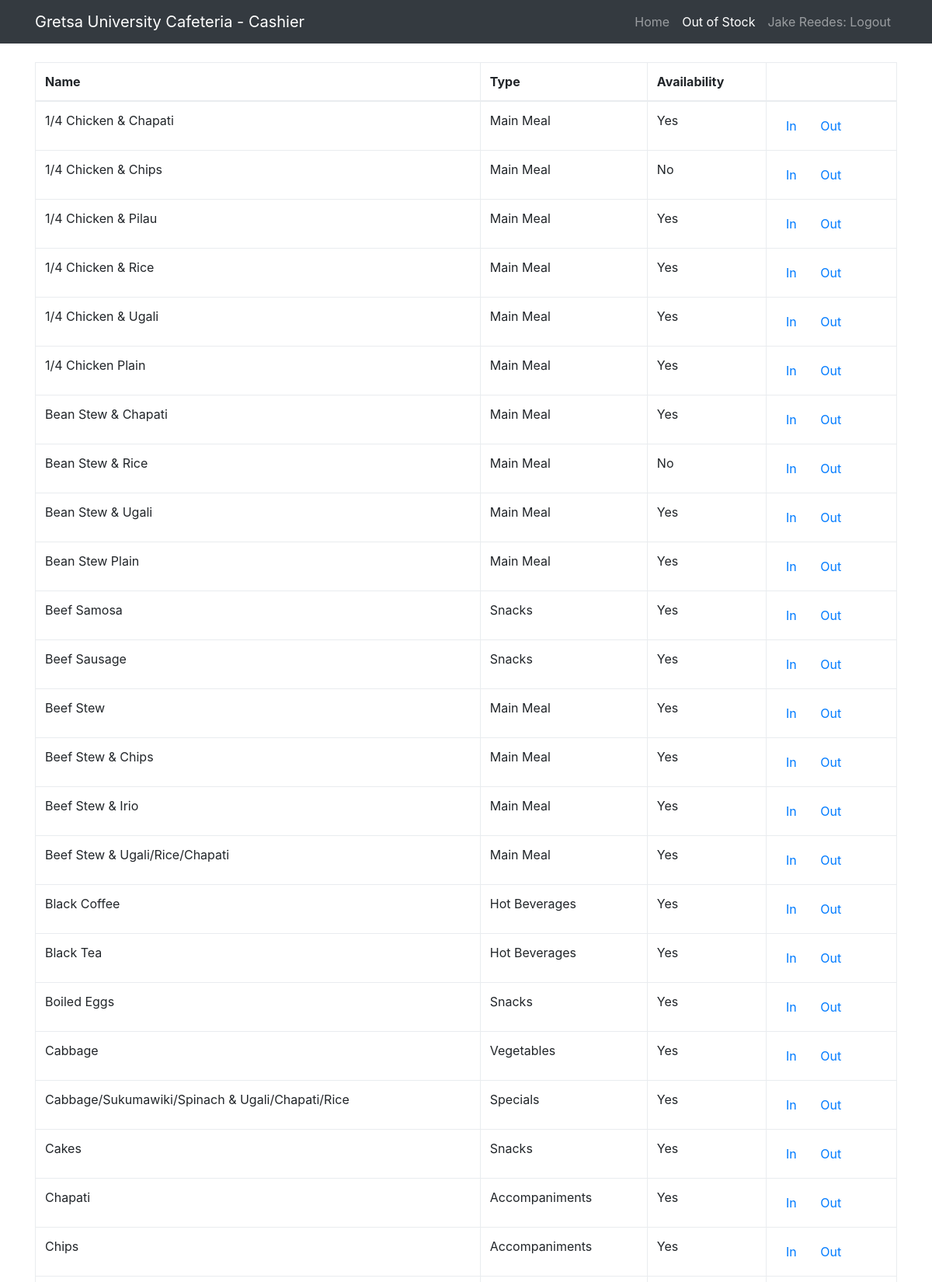
/cashier/oorder.php (signed in, upper part), run on the app's committed database.
### tables this page shows
CREATE TABLE IF NOT EXISTS `staff` (
  `id` int(11) NOT NULL AUTO_INCREMENT,
  `name` varchar(50) DEFAULT NULL,
  `type` varchar(50) DEFAULT NULL,
  `password` varchar(50) DEFAULT NULL,
  PRIMARY KEY (`id`)
);

CREATE TABLE IF NOT EXISTS `food` (
  `id` int(11) NOT NULL AUTO_INCREMENT,
  `name` varchar(50) DEFAULT NULL,
  `type` varchar(50) DEFAULT NULL,
  `price` double DEFAULT NULL,
  `available` varchar(50) DEFAULT 'Yes',
  PRIMARY KEY (`id`)
);

### cashier/oorder.php (the view, shortened to what this page needs)
<?php
require_once '../core.php';
$id = $_SESSION["cashierid"];
$waiterR = $db->query("SELECT * FROM staff WHERE type='cashier' and id='$id'");
$waiter = mysqli_fetch_assoc($waiterR);
$menuS = $db->query("SELECT * FROM `food` ORDER BY name ASC");
?>
<!DOCTYPE html>
<html lang="en">
  <head>
    <link href="../vendor/bootstrap/css/bootstrap.min.css" rel="stylesheet">
    <link href="../css/blog-home.css" rel="stylesheet">
  </head>
  <body>
    <nav class="navbar navbar-expand-lg navbar-dark bg-dark fixed-top">
      <div class="container">
        <a class="navbar-brand" href="#">Gretsa University Cafeteria - Cashier</a>
        <div class="collapse navbar-collapse" id="navbarResponsive">
         <ul class="navbar-nav ml-auto">
            <li class="nav-item">
              <a class="nav-link" href="index.php">Home
              </a>
            </li>
			  <li class="nav-item active">
              <a class="nav-link" href="oorder.php">Out of Stock
              </a>
            </li>
            <li class="nav-item">
              <a class="nav-link" href="logout.php"><?=$waiter['name'];?>: Logout</a>
            </li>
          </ul>
        </div>
      </div>
    </nav>
	<br>
    <div class="container">
      <div class="row">
<br><br>
        <div class="col-md-12" align="center">
		<table class="table table-bordered stable-striped table-auto table-condensed">
	<thead>
		<th>Name</th>
		<th>Type</th>
		<th>Availability</th>
		<th></th>
	</thead>
	<tbody>
	<?php while($food = mysqli_fetch_assoc($menuS)) : ?>
		<tr>
			<td><?=$food['name']; ?></td>
			<td><?=$food['type']; ?></td>
			<td><?=$food['available']; ?></td>
			<td><a href="oorder.php?in=<?=$food['id']; ?>" class="btn btn-xs btn-default">In<span class="glyphicon glyphicon-remove-sign"></span></a>
			<a href="oorder.php?out=<?=$food['id']; ?>" class="btn btn-xs btn-default">Out<span class="glyphicon glyphicon-remove-sign"></span></a>
			</td>
		</tr>
		<?php endwhile; ?>
	</tbody>
</table>
        </div>
      </div>
	  <br>
    </div>
  </body>
</html>

### css/blog-home.css (style rules this page uses)
body { padding-top: 54px; }
@media (min-width: 992px) { body { padding-top: 56px; } }

### data on the page
staff: name "Jake Reedes"
food: name "1/4 Chicken & Chapati", type "Main Meal", available "Yes"
food: name "1/4 Chicken & Chips", type "Main Meal", available "No"
food: name "1/4 Chicken & Pilau", type "Main Meal", available "Yes"
food: name "1/4 Chicken & Rice", type "Main Meal", available "Yes"
food: name "1/4 Chicken & Ugali", type "Main Meal", available "Yes"
food: name "1/4 Chicken Plain", type "Main Meal", available "Yes"
food: name "Bean Stew & Chapati", type "Main Meal", available "Yes"
food: name "Bean Stew & Rice", type "Main Meal", available "No"
food: name "Bean Stew & Ugali", type "Main Meal", available "Yes"
food: name "Bean Stew Plain", type "Main Meal", available "Yes"
food: name "Beef Samosa", type "Snacks", available "Yes"
food: name "Beef Sausage", type "Snacks", available "Yes"
food: name "Beef Stew", type "Main Meal", available "Yes"
food: name "Beef Stew & Chips", type "Main Meal", available "Yes"
food: name "Beef Stew & Irio", type "Main Meal", available "Yes"
food: name "Beef Stew & Ugali/Rice/Chapati", type "Main Meal", available "Yes"
food: name "Black Coffee", type "Hot Beverages", available "Yes"
food: name "Black Tea", type "Hot Beverages", available "Yes"
food: name "Boiled Eggs", type "Snacks", available "Yes"
food: name "Cabbage", type "Vegetables", available "Yes"
food: name "Cabbage/Sukumawiki/Spinach & Ugali/Chapati/Rice", type "Specials", available "Yes"
food: name "Cakes", type "Snacks", available "Yes"
food: name "Chapati", type "Accompaniments", available "Yes"
food: name "Chips", type "Accompaniments", available "Yes"
